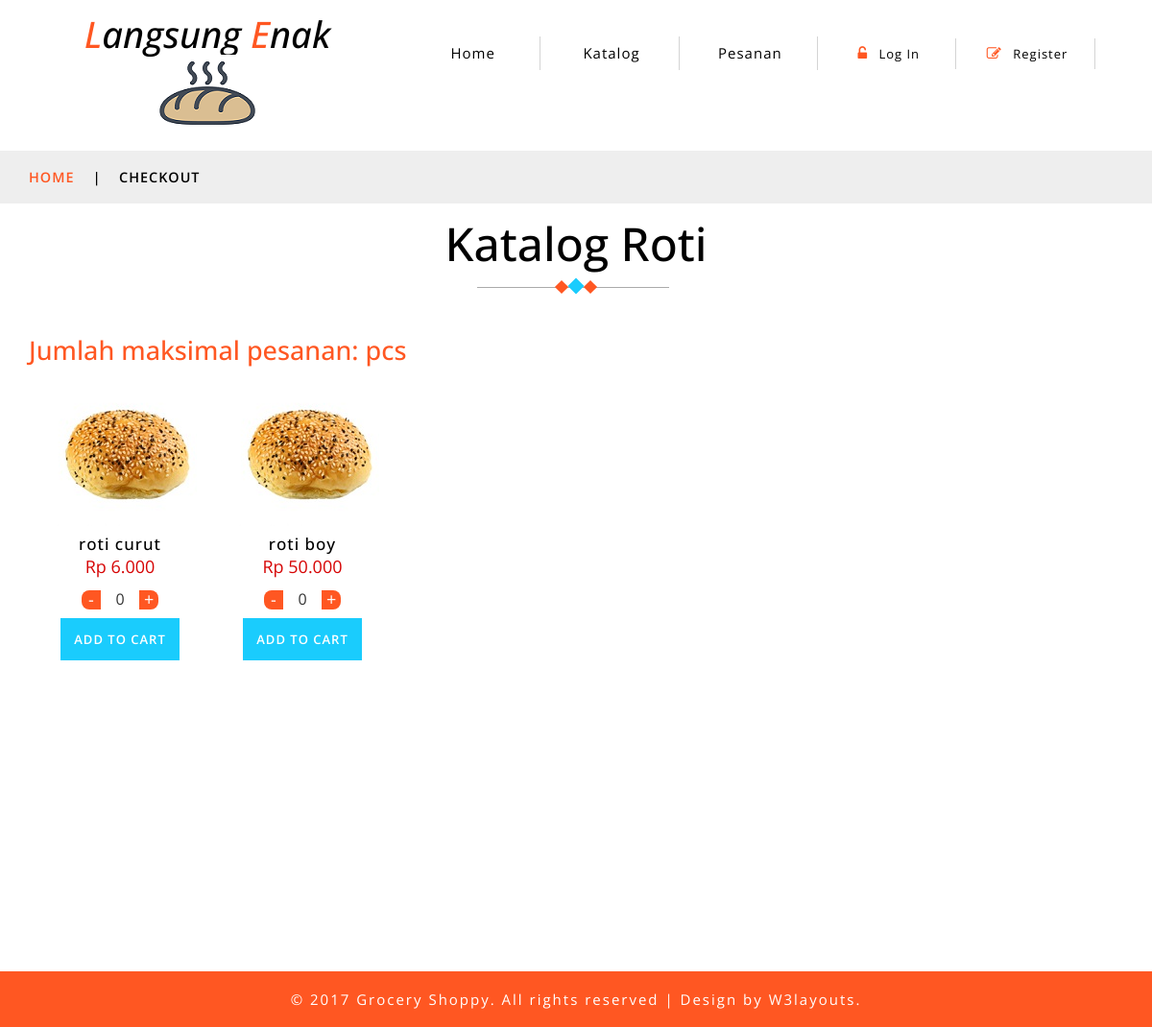
Before: / with the older database file.
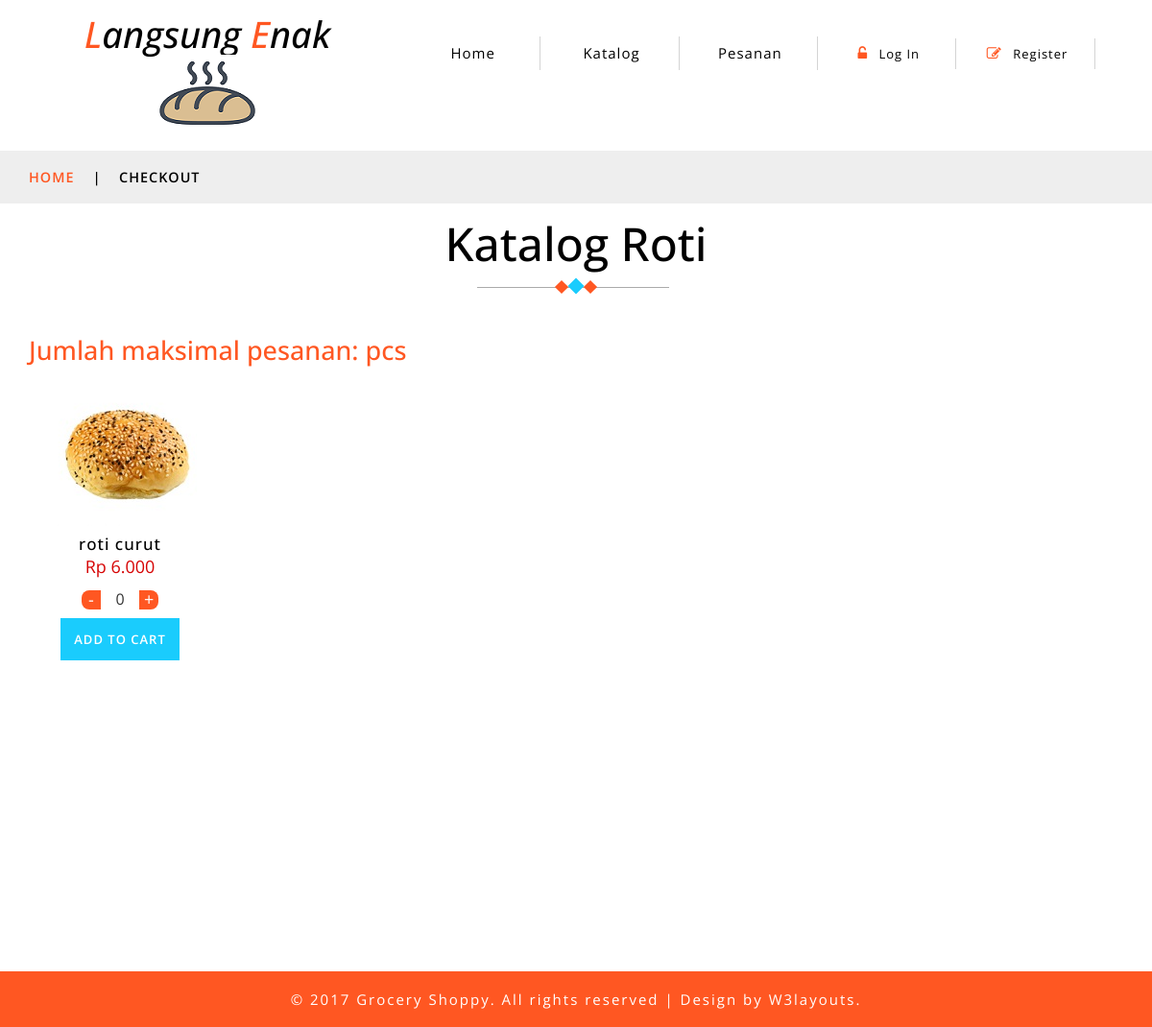
After: the same page with the newer database file.
### tables this page shows
CREATE TABLE `produk` (
  `id` int(11) NOT NULL,
  `nama_produk` varchar(50) NOT NULL,
  `deskripsi` varchar(255) DEFAULT NULL,
  `kategori` varchar(50) NOT NULL,
  `harga` int(15) NOT NULL,
  `gambar` varchar(255) NOT NULL
);

### application/controllers/Home.php (called while the page is built, shortened)
<?php
class Home extends CI_Controller
{
	public function __construct()
	{
		$this->load->model('M_customer');
		$this->load->model('M_produk');
		$this->load->model('M_pesanan');
		$this->load->model('M_detail_pesanan');
		$this->load->model('M_pembayaran');
	}
	public function katalog()
	{
		$data['produk'] = $this->M_produk->data_produk()->result_array();
		$this->load->view('katalog', $data);
	}
}

### index.php (called while the page is built, shortened)
<?php
require_once BASEPATH.'core/CodeIgniter.php';

### application/models/M_produk.php (called while the page is built, shortened)
<?php  if ( ! defined('BASEPATH')) exit('No direct script access allowed');
class M_produk extends CI_Model{
	public function data_produk(){
		return $this->db->get('produk');
	}
}

### application/views/katalog.php (the view, shortened to what this page needs)
<?php include 'template/header.php'; ?>
<div class="services-breadcrumb">
	<div class="agile_inner_breadcrumb">
		<div class="container">
			<ul class="w3_short">
				<li>
					<a href="index.html">Home</a>
					<i>|</i>
				</li>
				<li>Checkout</li>
			</ul>
		</div>
	</div>
</div>
<div class="privacy">
	<div class="container">
		<h3 class="tittle-w3l">Katalog Roti
			<span class="heading-style">
				<i></i>
				<i></i>
				<i></i>
			</span>
		</h3>
		<div class="checkout-right">
			<h4>Jumlah maksimal pesanan: <span><?= $this->session->userdata('max') ?> pcs</span>
			</h4>
			<?php foreach ($produk as $produk) { ?>
				<div class="col-md-2 product-men">
					<div class="men-pro-item simpleCart_shelfItem">
						<div class="men-thumb-item">
							<img src="<?= base_url('assets/images/gambar_produk/') . $produk['gambar'] ?>" alt="">
						</div>
						<div class="item-info-product ">
							<h4>
								<a href="single.html"><?= $produk['nama_produk'] ?></a>
							</h4>
							<div class="info-product-price">
								<span class="item_price">Rp <?= number_format($produk['harga'], 0, ",", "."); ?></span>
							</div>
							<div class="snipcart-details top_brand_home_details item_add single-item hvr-outline-out">
								<fieldset>
									<div class="quantity-select">
										<form action="<?= base_url('home/add_cart') ?>" method="post">
											<div class="value-button value-minus" id="decrease" value="Decrease Value">-</div>
											<input type="number" name="jumlah" class="number" value="0" min="0" />
											<div class="value-button value-plus" id="increase" value="Increase Value">+</div>
											<input type="submit" name="submit" value="Add to cart" class="button">
										</form>
									</div>
							</div>
						</div>
					</div>
				</div>
			<?php } ?>
		</div>
		<div class="clearfix"> </div>
	</div>
</div>
<?php include 'template/footer.php'; ?>

### application/views/template/header.php (shortened to what this page needs)
<!DOCTYPE html>
<html lang="zxx">
<head>
	<link href="<?php echo base_url('assets/css/bootstrap.css') ?>" rel="stylesheet" type="text/css" media="all" />
	<link href="<?php echo base_url('assets/css/style.css') ?>" rel="stylesheet" type="text/css" media="all" />
	<link href="<?php echo base_url('assets/css/button.css') ?>" rel="stylesheet">
	<link href="<?php echo base_url('assets/css/font-awesome.css') ?>" rel="stylesheet">
	<link href="<?php echo base_url('assets/css/popuo-box.css') ?>" rel="stylesheet" type="text/css" media="all" />
	<link rel="stylesheet" type="text/css" href="<?php echo base_url('assets/css/jquery-ui1.css') ?>">
</head>
<body>
	<div class="header-bot">
		<div class="header-bot_inner_wthreeinfo_header_mid">
			<div class="col-md-4 logo_agile">
				<h1>
					<a href="index.html">
						<span>L</span>angsung
						<span>E</span>nak
						<img src="<?php echo base_url('assets/images/logo2.png') ?>" alt=" ">
					</a>
				</h1>
			</div>
			<br>
			<div class="col-md-8 header">
				<?php if ($this->session->userdata('email') == NULL) { ?>
					<ul>
						<li>
							<a class="nav-stylehead" href="#">Home</a>
						</li>
						<li class="">
							<a class="nav-stylehead" href="#">Katalog</a>
						</li>
						<li class="">
							<a class="nav-stylehead" href="#">Pesanan</a>
						</li>
						<li>
							<a href="<?= base_url('login') ?>">
								<span class="fa fa-unlock-alt" aria-hidden="true"></span> Log In </a>
						</li>
						<li>
							<a href="<?= base_url('register') ?>">
								<span class="fa fa-pencil-square-o" aria-hidden="true"></span> Register </a>
						</li>
					</ul>
				<?php } ?>
			</div>
			<div class="clearfix"></div>
		</div>
	</div>

### application/views/template/footer.php (shortened to what this page needs)
<div class="copy-right">
		<div class="container">
			<p>© 2017 Grocery Shoppy. All rights reserved | Design by
				<a href="http://w3layouts.com"> W3layouts.</a>
			</p>
		</div>
	</div>
	<link href="<?= base_url('assets/css/datepicker.min.css')?>" rel="stylesheet" type="text/css">
</body>
</html>

### assets/css/button.css (style rules this page uses)
.value-button { display: inline-block; border: 0px solid #ddd; color: white; margin: 0px; width: 20px; height: 20px; text-align: center; vertical-align: middle; padding: 0px 0; background: #FF5722; -webkit-touch-callout: none; -webkit-user-select: none; -khtml-user-select: none; -moz-user-select: none; -ms-user-select: none; user-select: none; }
form #decrease { margin-right: -4px; border-radius: 8px 0 0 8px; }
form #increase { margin-left: -4px; border-radius: 0 8px 8px 0; }
input.number { text-align: center; border: 0px; margin: 0px; width: 40px; height: 40px; }

Changed rows visible on the page:
removed produk: gambar (picture), nama_produk "roti boy", harga "50.000"
